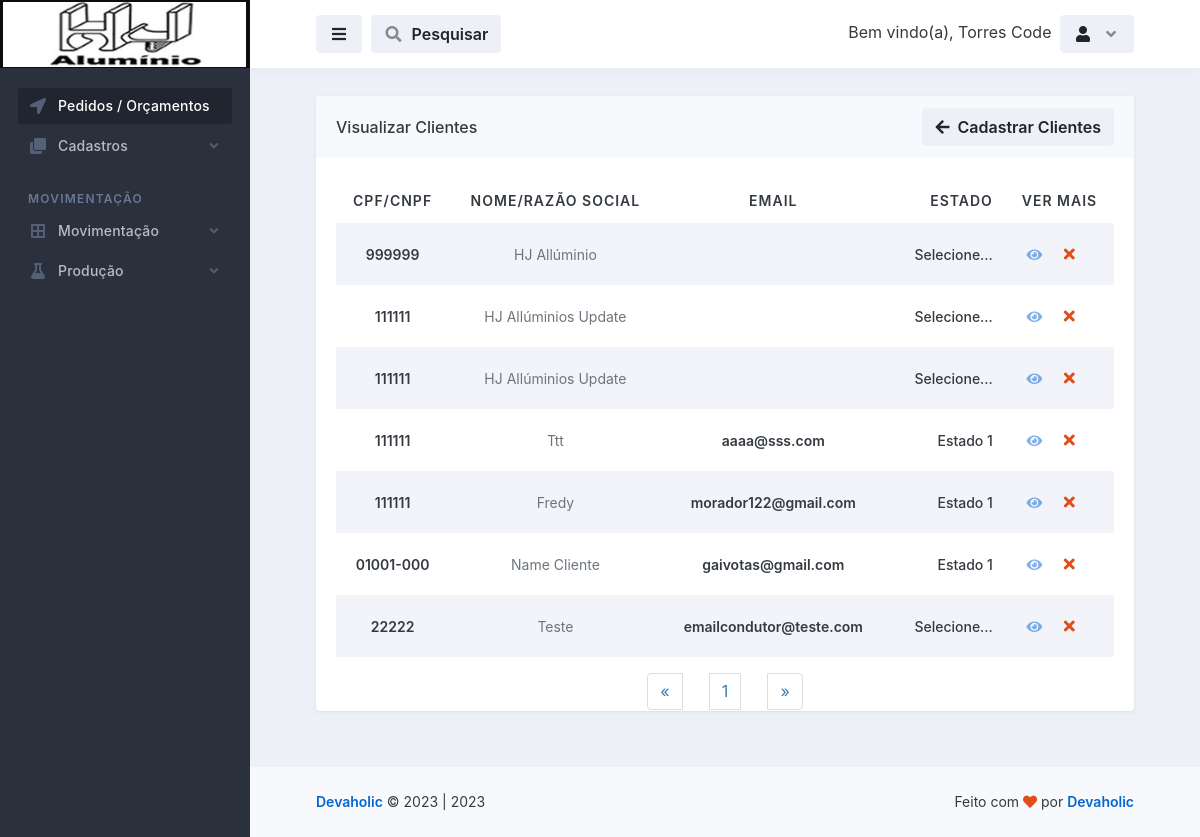
Screenshot of /cadastros/visualizar_clientes.php (signed in) with the database file from the repository.
### tables this page shows
CREATE TABLE `logado` (
  `id` int(11) NOT NULL,
  `nome` varchar(50) NOT NULL,
  `email` varchar(100) NOT NULL,
  `senha` varchar(50) NOT NULL,
  `parceiro_colaborador` varchar(100) NOT NULL,
  `cpf` int(100) NOT NULL,
  `rg` int(20) NOT NULL,
  `cep` int(20) NOT NULL,
  `endereco` varchar(100) NOT NULL,
  `telefone` varchar(50) NOT NULL,
  `complemento` varchar(100) NOT NULL,
  `bairro` varchar(100) NOT NULL,
  `cidade` varchar(100) NOT NULL,
  `uf` varchar(20) NOT NULL,
  `nascimento` varchar(100) NOT NULL,
  `nivel` varchar(20) NOT NULL
);

CREATE TABLE `clientes` (
  `id` int(11) NOT NULL,
  `cpf_cnpj` varchar(50) NOT NULL,
  `nome_razao_socil` varchar(50) NOT NULL,
  `contato` varchar(20) NOT NULL,
  `telefone` varchar(20) NOT NULL,
  `celular` varchar(20) NOT NULL,
  `email` varchar(50) NOT NULL,
  `senha` varchar(20) NOT NULL,
  `cep` varchar(20) NOT NULL,
  `rua` varchar(100) NOT NULL,
  `numero` varchar(20) NOT NULL,
  `complemento` varchar(100) NOT NULL,
  `bairro` varchar(100) NOT NULL,
  `cidade` varchar(100) NOT NULL,
  `estado` varchar(100) NOT NULL
);

### database.php (called while the page is built, shortened)
<?php
    class database
    {
        public $server = 'localhost';
        public $user = 'root';
        public $pass = '';
        public $bdn = 'maxportas';
        public function __construct()
        {
            try{
            $this->conn = new PDO('mysql:host='.$this->server.'; dbname='.$this->bdn, $this->user, $this->pass);
            } catch(PDOException $e){
                echo "Error $e";
            }
        }
    }
?>

### controllers/controllers_clientes.php (called while the page is built, shortened)
<?php
    include "../database.php";
class controllers_clientes extends database
{
    public function selecionar_clientes()
    {
        $selecionar_clientes = $this->conn->prepare("SELECT * FROM clientes ORDER BY id DESC");
        $selecionar_clientes->execute();
        $result_clientes = $selecionar_clientes->fetchAll(PDO::FETCH_ASSOC);
        return $result_clientes;
    }
}
?>

### cadastros/visualizar_clientes.php (the view, shortened to what this page needs)
<?php
require_once "../config.php";
$conn = mysqli_connect($DBHOST, $DBUSER, $DBPASS, $DBNAME);
$pagina = (isset($_GET['pagina']))? $_GET['pagina'] : 1;
$result_clientes = "SELECT * FROM clientes";
$resultado_clientes = mysqli_query($conn, $result_clientes);
$total_clientes = mysqli_num_rows($resultado_clientes);
$quantidade_pg = 10;
$num_pagina = ceil($total_clientes/$quantidade_pg);
$incio = ($quantidade_pg*$pagina)-$quantidade_pg;
$result_clientes = "SELECT * FROM clientes limit $incio, $quantidade_pg";
$resultado_clientes = mysqli_query($conn, $result_clientes);
?>
<!doctype html>
<html lang="en">
  <head>
    <link rel="stylesheet" id="css-main" href="../assets/css/dashmix.min.css">
    <link rel="stylesheet" href="../assets/css/pagination.css">
  </head>
  <body>
    <div id="page-container" class="sidebar-o sidebar-dark enable-page-overlay side-scroll page-header-fixed main-content-narrow">
    <?php require_once "../template/sidebar.php" ?>
<header id="page-header">
    <div class="content-header">
    <div class="space-x-1">
        <button type="button" class="btn btn-alt-secondary" data-toggle="layout" data-action="sidebar_toggle">
        <i class="fa fa-fw fa-bars"></i>
        </button>
            <button type="button" class="btn btn-alt-secondary" data-toggle="layout" data-action="header_search_on">
              <i class="fa fa-fw opacity-50 fa-search"></i> <span class="ms-1 d-none d-sm-inline-block">Pesquisar</span>
            </button>
    </div>
    <?php require_once "../template/btn_logout.php"; ?>
    </div>
</header>
      <main id="main-container">
        <div class="content content-full content-boxed">
          <div class="row">
            <div class="col-md-12">
              <div class="block block-rounded block-mode-loading-refresh">
                <div class="block-header block-header-default">
                  <h3 class="block-title">
                    Visualizar Clientes
                  </h3>
                  <a class="btn btn-alt-secondary" href="clientes.php">
                    <i class="fa fa-arrow-left me-1"></i> Cadastrar Clientes
                  </a>
                </div>
                <div class="block-content">
                  <table class="table table-striped table-hover table-borderless table-vcenter fs-sm">
                  <?php
                    require_once "../controllers/controllers_clientes.php";
                    $selecionar_clientes = new controllers_clientes();
                    $resul_clientes = $selecionar_clientes->selecionar_clientes();
                    if(count($resul_clientes) > 0)
                    { ?>
                    <thead style="text-align: center;">
                      <tr class="text-uppercase">
                        <th>CPF/CNPF</th>
                        <th class="d-none d-xl-table-cell">Nome/Razão Social</th>
                        <th>Email</th>
                        <th class="d-none d-sm-table-cell text-end" style="width: 120px;">Estado</th>
                        <th>Ver Mais</th>
                      </tr>
                    </thead>
                    <?php } ?>
                    <tbody style="text-align: center;">
                        <?php
                            require_once "../controllers/controllers_clientes.php";
                            $selecionar_clientes = new controllers_clientes();
                            $resul_clientes = $selecionar_clientes->selecionar_clientes();
                            if(count($resul_clientes) > 0)
                            {
                              while($row_clientes = mysqli_fetch_assoc($resultado_clientes)){ ?>
                              <tr>
                                  <td>
                                      <span class="fw-semibold"><?php echo $row_clientes['cpf_cnpj']; ?></span>
                                  </td>
                                  <td class="d-none d-xl-table-cell">
                                      <span class="fs-sm text-muted"><?php echo $row_clientes['nome_razao_socil']; ?></span>
                                  </td>
                                  <td>
                                      <span class="fw-semibold"><?php echo $row_clientes['email']; ?></span>
                                  </td>
                                  <td class="d-none d-sm-table-cell text-end fw-medium">
                                  <?php echo $row_clientes['estado']; ?>
                                  </td>
                                  <td class="text-center text-nowrap fw-medium" style="display: flex; justify-content: center; align-items: center;">
                                      <a href="vermais_clientes.php?view_clientes=<?php $idCriptografado = base64_encode($row_clientes['id']); echo $idCriptografado; ?>">
                                          <i class="fa fa-eye me-1 opacity-50"></i>
                                      </a>
                                      <?php
                                       echo "<button class='btn' onclick='abrirModal(".$row_clientes['id'].")'><i class='fa fa-fw fa-times text-danger'></i></button>";
                                      ?>
                                  </td>
                              </tr>
                        <?php } } else{ echo "<h1>Nenhum registo encontrado!</h1>"; } ?>
                    </tbody>
                  </table>
                  <?php
                    $pagina_anterior = $pagina - 1;
                    $pagina_posterior = $pagina + 1;
                  ?>
                <nav class="text-center">
                  <ul class="pagination" style="display: flex; align-items: center; justify-content: space-between; width: 20%; margin: auto;">
                    <li>
                      <?php
                      if($pagina_anterior != 0){ ?>
                        <a href="visualizar_clientes.php?pagina=<?php echo $pagina_anterior; ?>" aria-label="Previous">
                          <span aria-hidden="true">&laquo;</span>
                        </a>
                      <?php }else{ ?>
                        <span aria-hidden="true">&laquo;</span>
                      <?php }  ?>
                    </li>
                    <?php
                    for($i = 1; $i < $num_pagina + 1; $i++){ ?>
                      <li><a href="visualizar_clientes.php?pagina=<?php echo $i; ?>"><?php echo $i; ?></a>
                      </li>
                    <?php } ?>
                    <li>
                      <?php
                      if($pagina_posterior <= $num_pagina){ ?>
                        <a href="visualizar_clientes.php?pagina=<?php echo $pagina_posterior; ?>" aria-label="Previous">
                          <span aria-hidden="true">&raquo;</span>
                        </a>
                      <?php }else{ ?>
                        <span aria-hidden="true">&raquo;</span>
                      <?php }  ?>
                    </li>
                  </ul>
                </nav>
                </div>
                </div>
              </div>
        </div>
      </main>
      <?php require_once "../template/footer.php"; ?>
    </div>
  </body>
</html>

### template/btn_logout.php (shortened to what this page needs)
<?php
    include "../conexao-bd.php";
    $email = $_SESSION['email'];
    $selecinarUserLogado = $conn->prepare("SELECT * FROM logado WHERE email = :email");
    $selecinarUserLogado->bindValue(':email', $email);
    $selecinarUserLogado->execute();
    $row = $selecinarUserLogado->fetch(PDO::FETCH_ASSOC);
?>
<div class="space-x-1">
    <div class="dropdown d-inline-block">
        <span class="d-sm-inline-block">Bem vindo(a), <?php echo $row['nome']; ?></span>
    </div>
    <div class="dropdown d-inline-block">
    <button type="button" class="btn btn-alt-secondary" id="page-header-user-dropdown" data-bs-toggle="dropdown" aria-haspopup="true" aria-expanded="false">
        <i class="fa fa-fw fa-user"></i>
        <i class="fa fa-fw fa-angle-down opacity-50 ms-1 d-none d-sm-inline-block"></i>
    </button>
    </div>
</div>

### assets/css/pagination.css (style rules this page uses)
.pagination { display:inline-block;padding-left:0;margin:20px 0;border-radius:4px }
.pagination>li { display:inline }
.pagination>li>a,.pagination>li>span { position:relative;float:left;padding:6px 12px;margin-left:-1px;line-height:1.42857143;color:#337ab7;text-decoration:none;background-color:#fff;border:1px solid #ddd }
.pagination>li:first-child>a,.pagination>li:first-child>span { margin-left:0;border-top-left-radius:4px;border-bottom-left-radius:4px }
.pagination>li:last-child>a,.pagination>li:last-child>span { border-top-right-radius:4px;border-bottom-right-radius:4px }

### rows the page displays
logado: nome "Torres Code"
clientes: cpf_cnpj "999999", nome_razao_socil "HJ Allúminio", estado "Selecione..."
clientes: cpf_cnpj "111111", nome_razao_socil "HJ Allúminios Update", estado "Selecione..."
clientes: cpf_cnpj "111111", nome_razao_socil "HJ Allúminios Update", estado "Selecione..."
clientes: cpf_cnpj "111111", nome_razao_socil "Ttt", email "aaaa@sss.com", estado "Estado 1"
clientes: cpf_cnpj "111111", nome_razao_socil "Fredy", email "morador122@gmail.com", estado "Estado 1"
clientes: cpf_cnpj "01001-000", nome_razao_socil "Name Cliente", email "gaivotas@gmail.com", estado "Estado 1"
clientes: cpf_cnpj "22222", nome_razao_socil "Teste", email "emailcondutor@teste.com", estado "Selecione..."

### other values shown
Date('Y') "2023"
